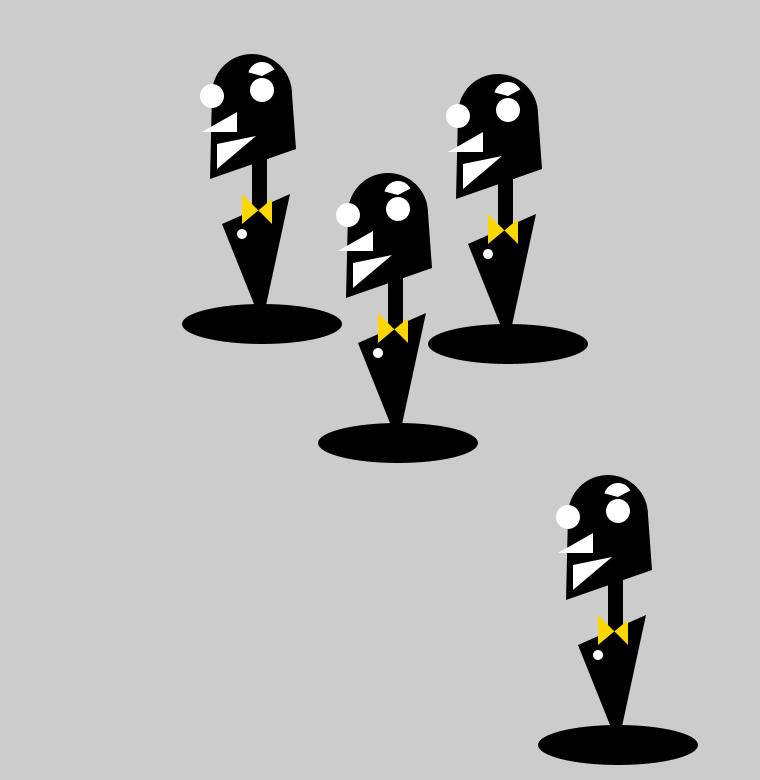
Frame 1 (no input)
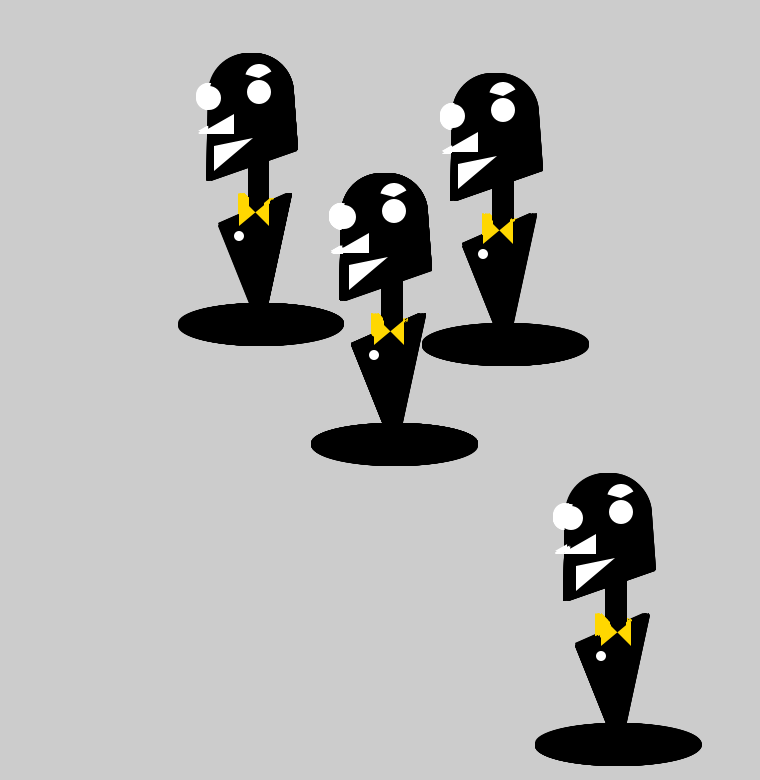
Frame 60 (the mouse pressed at the canvas centre just before this capture)
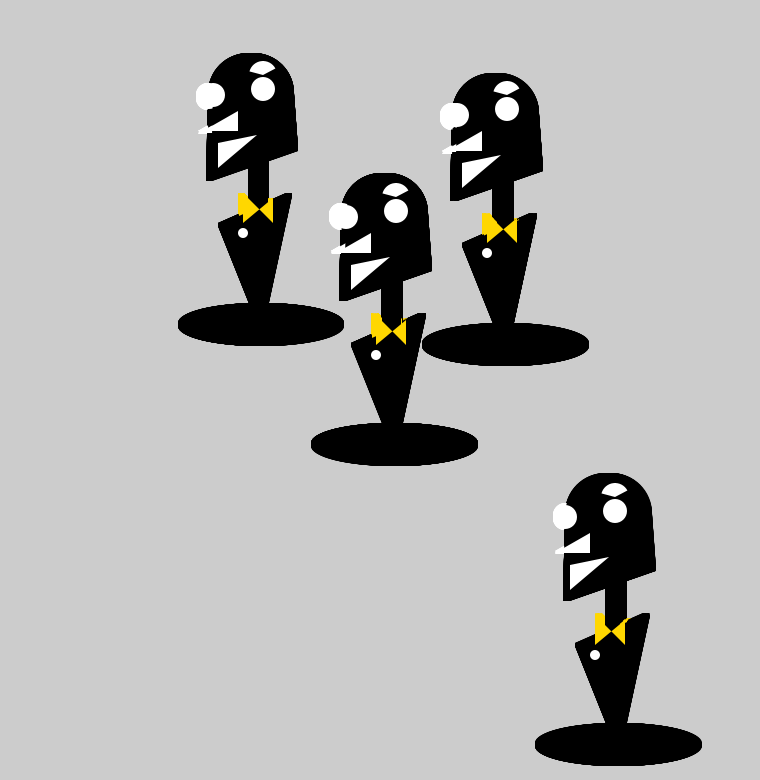
Frame 120 (the mouse held since frame 60 and released just before this capture)

The Processing sketch that drew these frames (run headless with seeded random() and noise(); from frame 60 on, the mouse is pressed at the canvas centre):

// Processing sketch: processing_57769
// ── processing_57769.pde

//Chere De Koh
//*Chapter 7 : Motion
//i.e vibrating robot

float x= 100;
float y = 100;
float bodyHeight = 100;
float neckHeight =100;
float radius = 40; //head height/readius
float angle = 0.0;

void setup() {
  size(760, 780);
  smooth();
  ellipseMode(RADIUS);
  background(204);
}

void draw() {
   
  //background(landscape);
   
  myRobot(1, 15);
  myRobot(135, 135);
  myRobot(246, 35);
  myRobot(359, 435);
}
 
 
void myRobot(int x, int y){
float ny = y - bodyHeight - neckHeight - radius;
neckHeight = 50 + sin(angle) * 50;
  angle += 0.02;
   
  x += random(-4, 4);
  y += random(-2, 2);
 

 // Change height of neck 
 neckHeight = 10 + sin(angle) * 30; 
 angle += 0.05;
//Neck
noStroke();
fill(#000000);
rect(x+250,y+120,15,110);
 
 
//Head
fill(#000000);
smooth();
ellipse(x+250,y+80,40,40);
quad(x+210,y+80,x+290,y+80,x+294,y+135,x+208,y+165);
 
//base
fill(#000000);
ellipse(x+260,y+310,80,20);
//HELPwanna tilt this 5.81
 
//torso
fill(#000000);
triangle(x+220,y+210,x+260,y+310,x+288,y+180);
 
//facial features!!
 
//eyes
fill(#FFFFFF);
ellipse(x+210,y+82,12,12);
 
fill(#FFFFFF);
ellipse(x+260,y+76,12,12);
 
//nose
fill(#FFFFFF);
triangle(x+235,y+98,x+235,y+118,x+200,y+118);
 
//mouth smile
fill(#FFFFFF);
triangle(x+215, y+130, x+215, y+155, x+254, y+122);
 
//bowtie
fill(#FFD700);
quad(x+240,y+180,x+240,y+210,x+270,y+185,x+270,y+210);
 
//buttons
fill(#FFFFFF);
ellipse(x+240, y+220, 5, 5);
 
//eyebrow
fill(#FFFFFF);
strokeWeight(5);
strokeJoin(ROUND);
arc(x+260, y+62, 14,14, 3.4, 5.8);
    }
